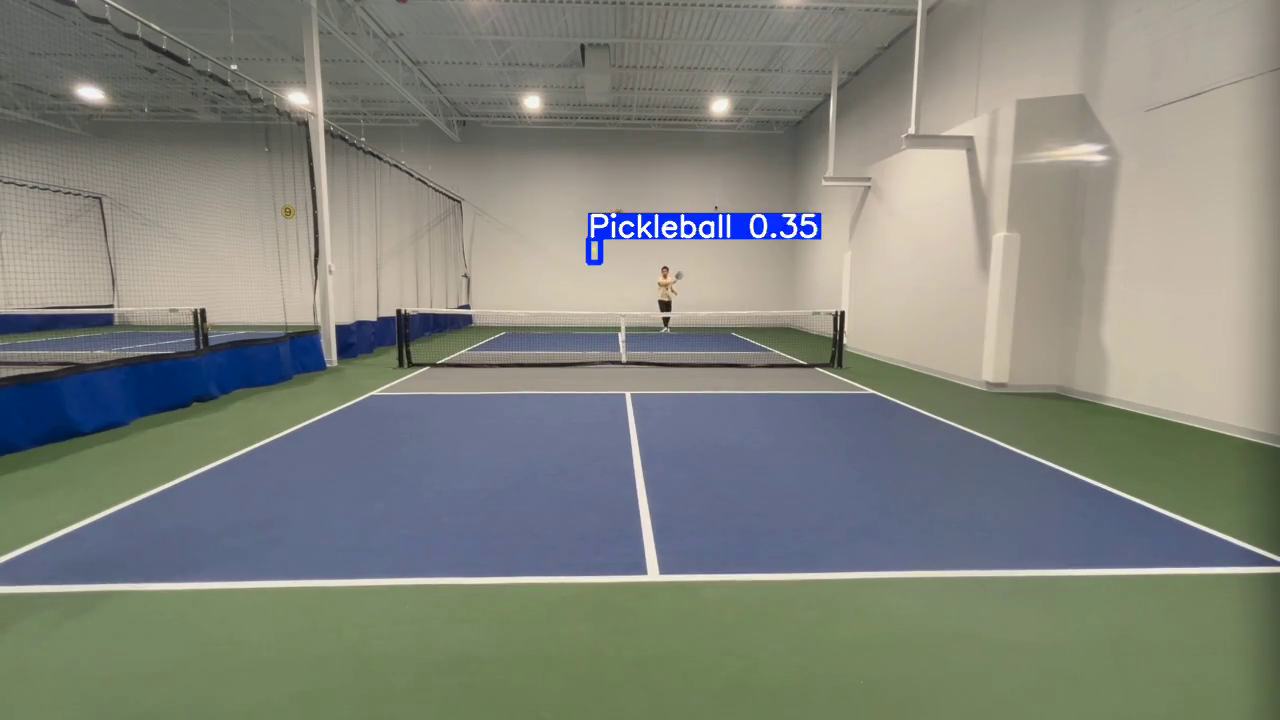
#> input picture frame 28 of runs/detect/track/test_clip.mp4, 1280 x 720 px, given in place of sample.mp4, which was not available
$ python aiVersion.py
#> lines starting #> are read from the running program, lines starting #| are printed output that depends on the picture; after the words box and inside, x2 and y2 are one past the last pixel; in counts of white or black regions, pixels touching at a corner belong together; pictures that were not available may be replaced by others from this repository, and a replacement may not be noted
#> further down, frame is the input picture: shape (720, 1280, 3); mean B, G, R 123.8, 132.1, 129.1
import cv2
import numpy as np

# -------------------------
# 1. Initialize components
# -------------------------

# Background subtractor
backsub = cv2.createBackgroundSubtractorKNN(
    history=500,
    dist2Threshold=400.0,
    detectShadows=False
)

# Kalman filter (constant velocity model)
def create_kalman():
    kf = cv2.KalmanFilter(4, 2)
    # state = [x, y, vx, vy]
    kf.transitionMatrix = np.array([[1,0,1,0],
                                    [0,1,0,1],
                                    [0,0,1,0],
                                    [0,0,0,1]], np.float32)
    kf.measurementMatrix = np.array([[1,0,0,0],
                                     [0,1,0,0]], np.float32)
    kf.processNoiseCov = np.eye(4, dtype=np.float32) * 0.03
    kf.measurementNoiseCov = np.eye(2, dtype=np.float32) * 0.5
    kf.errorCovPost = np.eye(4, dtype=np.float32)
    return kf

kf = create_kalman()
measurement = np.zeros((2,1), np.float32)

# ---------------------------------------
# 2. Helper — detect ball in a frame
# ---------------------------------------

def detect_ball(frame):
    # Convert to HSV
    hsv = cv2.cvtColor(frame, cv2.COLOR_BGR2HSV)
#> hsv: shape (720, 1280, 3); mean H, S, V 48, 53.9, 143

    # Typical tennis-ball yellow range
    lower_yellow = np.array([25, 60, 60])
    upper_yellow = np.array([40, 255, 255])
    mask_color = cv2.inRange(hsv, lower_yellow, upper_yellow)
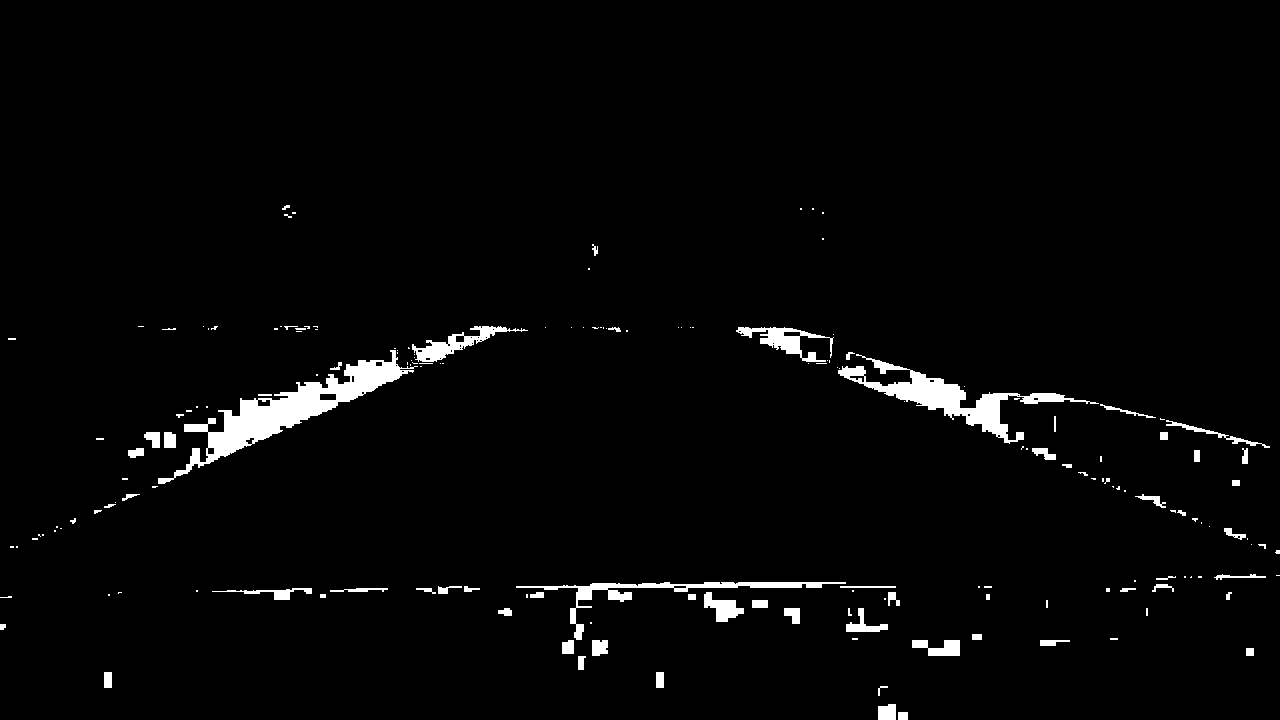
#> mask_color: shape (720, 1280); 2.5% white; 178 white regions (108 under 20 px), largest, box (x1, y1, x2, y2) and area: (158, 350, 418, 484) 6843, (838, 354, 1099, 444) 4477, (516, 582, 846, 640) 2123

    # Background subtraction
    fgmask = backsub.apply(frame, learningRate=0.002)
#> fgmask: shape (720, 1280); every value is 255

    # Combine color + motion
    combined = cv2.bitwise_and(mask_color, fgmask)

    # Morphological cleaning
    kernel = cv2.getStructuringElement(cv2.MORPH_ELLIPSE, (5,5))
    combined = cv2.morphologyEx(combined, cv2.MORPH_OPEN, kernel)
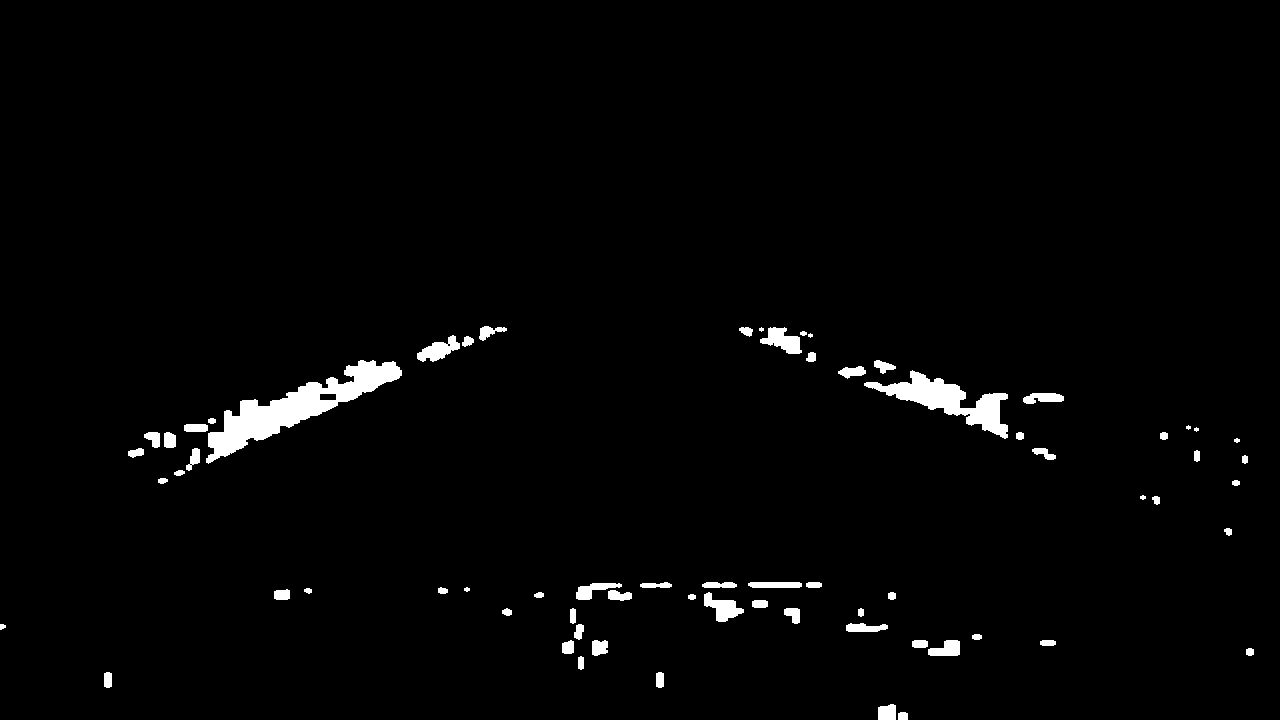
#> combined: shape (720, 1280); 2% white; 68 white regions (4 under 20 px), largest, box (x1, y1, x2, y2) and area: (206, 360, 402, 464) 5846, (864, 370, 1008, 439) 3225, (760, 327, 802, 354) 635
    combined = cv2.morphologyEx(combined, cv2.MORPH_CLOSE, kernel)
#> combined: shape (720, 1280); 2% white; 55 white regions (3 under 20 px)

    # Optional: blur to reduce noise
    combined = cv2.GaussianBlur(combined, (5,5), 0)

    # Find contours
    contours, _ = cv2.findContours(combined, cv2.RETR_EXTERNAL, cv2.CHAIN_APPROX_SIMPLE)
#> contours = 51 contours; largest, box (x1, y1, x2, y2) and area: (182, 358, 404, 466) 7555, (862, 368, 1010, 441) 4119, (700, 580, 746, 624) 1163, (757, 325, 815, 356) 1077, (415, 333, 476, 364) 1015

    best = None
    best_area = 0

    # Filter contours by expected size
    for cnt in contours:
        area = cv2.contourArea(cnt)
        if 20 < area < 2000:  # tune based on resolution
            (x,y), radius = cv2.minEnclosingCircle(cnt)
            if area > best_area:
                best_area = area
                best = (int(x), int(y), int(radius))
#> this loop made 51 passes
#> (area, x, y, radius, best_area, best) on passes 1, 6, 13, 23, 25: (440, 892.5, 712, 17.92, 440, (892, 712, 17)), (735.5, 935.5, 647.5, 26.88, 735.5, (935, 647, 26)), (755.5, 576.5, 638.5, 33.14, 755.5, (576, 638, 33)), (906, 603.5, 595, 29.92, 906, (603, 595, 29)), (1163, 722.5, 598, 27.61, 1163, (722, 598, 27))
#> after the loop, best_area = 1163

    return best, combined

# ---------------------------------------
# 3. Main tracking loop
# ---------------------------------------

cap = cv2.VideoCapture("samples/sample.mp4")

while True:
    ret, frame = cap.read()
    if not ret:
        break

    # Detect ball
    result, mask = detect_ball(frame)
#> result = (722, 598, 27)

    # Kalman prediction
    prediction = kf.predict()
    pred_x, pred_y = int(prediction[0]), int(prediction[1])

    if result is not None:
        x, y, r = result
#> x = 722; y = 598; r = 27

        # Measurement update
        measurement[0] = x
        measurement[1] = y
        kf.correct(measurement)

        # Draw detection
        cv2.circle(frame, (x,y), r, (0,255,0), 2)
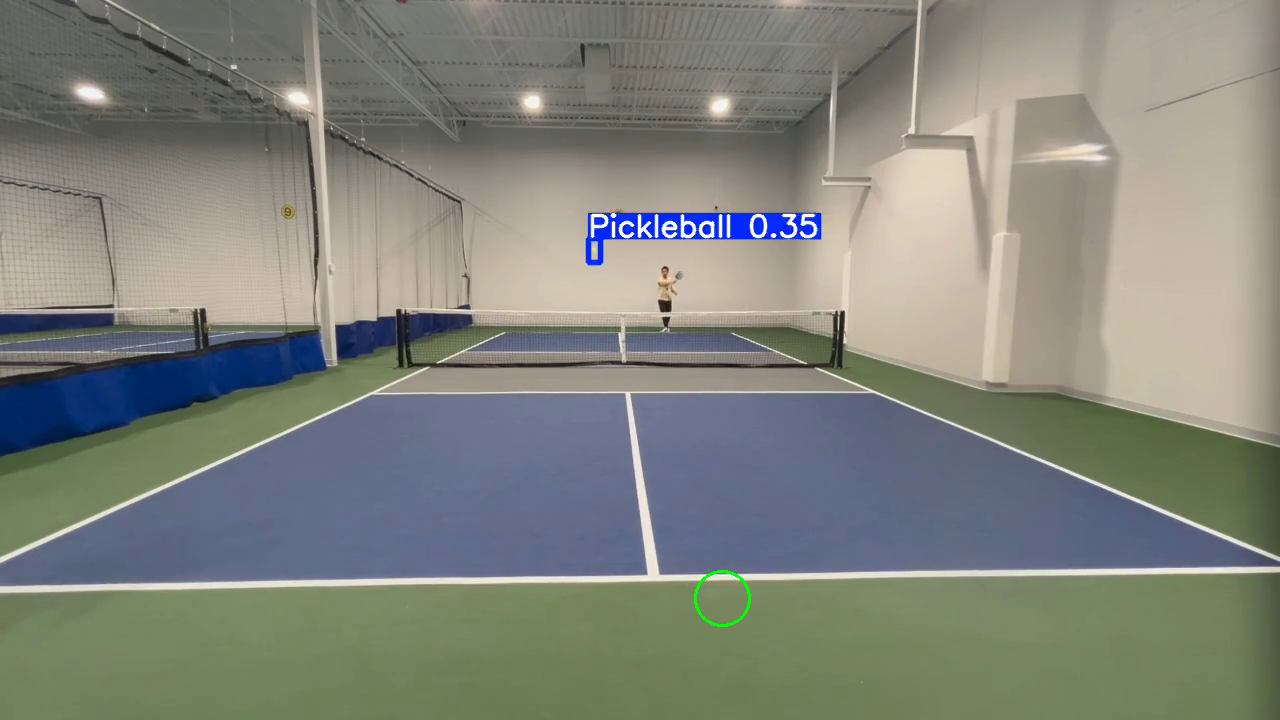
#> frame: shape (720, 1280, 3); 0.06% of pixels changed, all inside (x1, y1, x2, y2) = (694, 570, 751, 627)
        cv2.circle(frame, (x,y), 3, (0,255,0), -1)
#> frame: shape (720, 1280, 3); under 0.01% of pixels changed, all inside (x1, y1, x2, y2) = (719, 595, 726, 602)

    # Draw Kalman prediction (useful when ball is lost)
    cv2.circle(frame, (pred_x, pred_y), 5, (0,0,255), -1)
#> frame: shape (720, 1280, 3); mean B, G, R 123.8, 132.2, 129

    # Visual debug
    cv2.imshow("Frame", frame)
    cv2.imshow("Mask", mask)

    if cv2.waitKey(30) & 0xFF == ord('q'):
#> (key q is pressed here)
        break

cap.release()
cv2.destroyAllWindows()

$ run again, starting later in the video
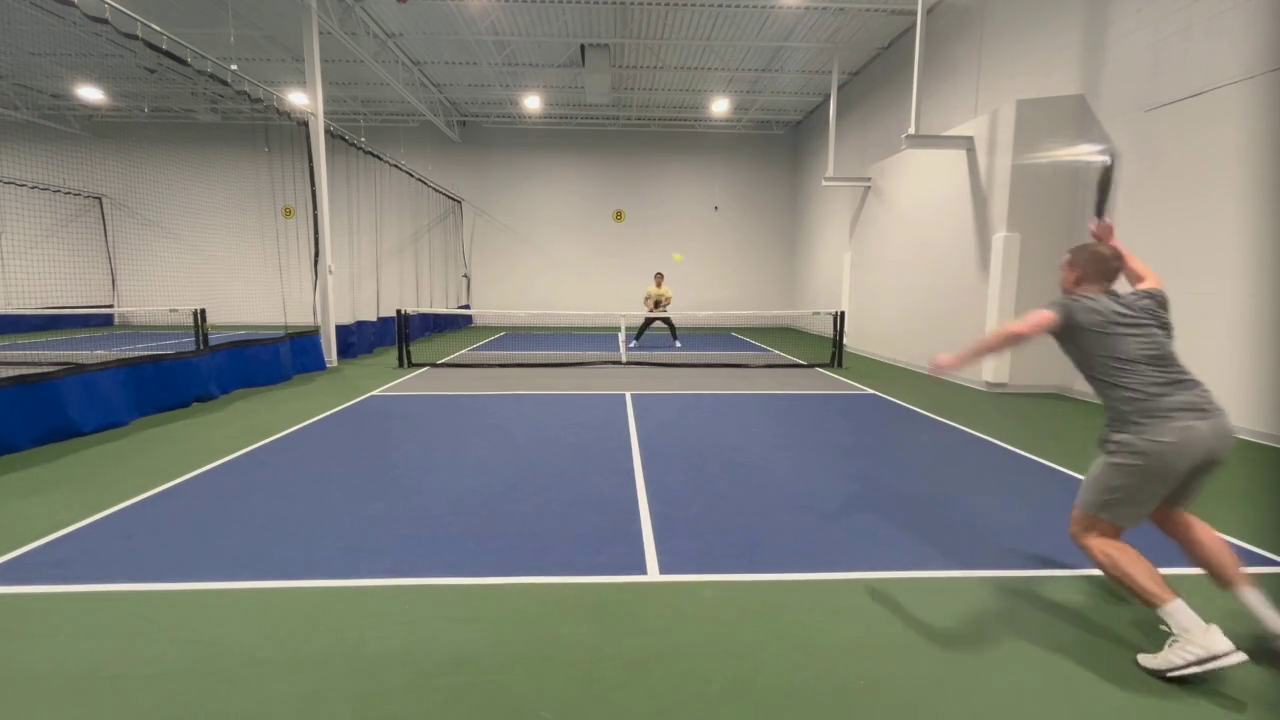
#> input picture frame 128 of runs/detect/track/test_clip.mp4, 1280 x 720 px, given in place of sample.mp4, which was not available
#> frame is the input picture: shape (720, 1280, 3); mean B, G, R 121.7, 130.6, 129.4
#> hsv: shape (720, 1280, 3); mean H, S, V 45.6, 52.9, 141.3
#> in detect_ball, `mask_color = cv2.inRange(hsv, lower_yellow, upper_yellow)`:
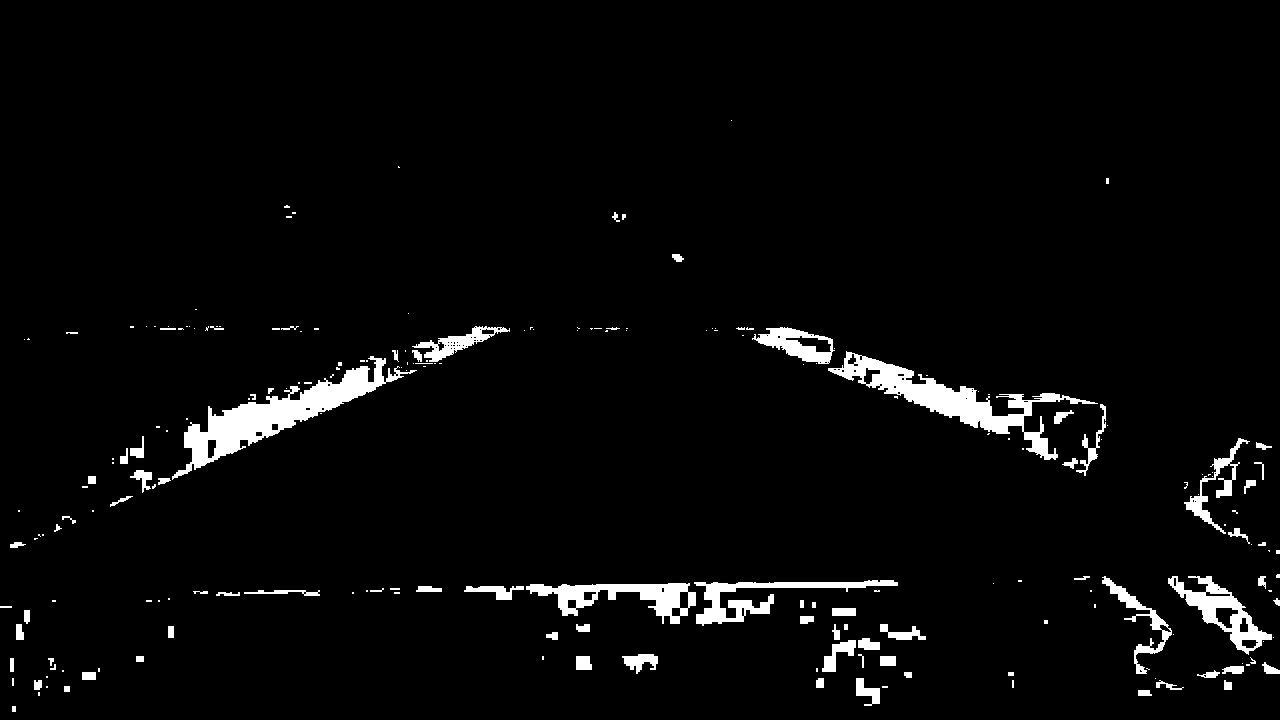
#> mask_color: shape (720, 1280); 3.6% white; 214 white regions (128 under 20 px), largest, box (x1, y1, x2, y2) and area: (172, 356, 417, 480) 6718, (828, 351, 1098, 460) 5753, (526, 583, 696, 624) 2824
#> fgmask: shape (720, 1280); every value is 255
#> contours = 57 contours; largest, box (x1, y1, x2, y2) and area: (174, 356, 400, 478) 7880, (832, 350, 1034, 436) 5884, (526, 581, 698, 626) 3903, (694, 578, 898, 627) 3452, (1166, 574, 1274, 655) 3132
#> the loop in detect_ball, `for cnt in contours:` made 57 passes
#> (area, x, y, radius, best_area, best) on passes 1, 5, 16, 18, 55: (129, 1143.5, 692.5, 8.28, 129, (1143, 692, 8)), (492, 867.5, 690.5, 19.09, 492, (867, 690, 19)), (535, 640.5, 660, 19.16, 535, (640, 660, 19)), (1099, 850.5, 656.5, 34.21, 1099, (850, 656, 34)), (1662, 794, 348.5, 40, 1662, (794, 348, 40))
#> after the loop in detect_ball, `for cnt in contours:`: best_area = 1662
#> result = (794, 348, 40)
#> `x, y, r = result`: x = 794; y = 348; r = 40
#> `cv2.circle(frame, (x,y), r, (0,255,0), 2)`:
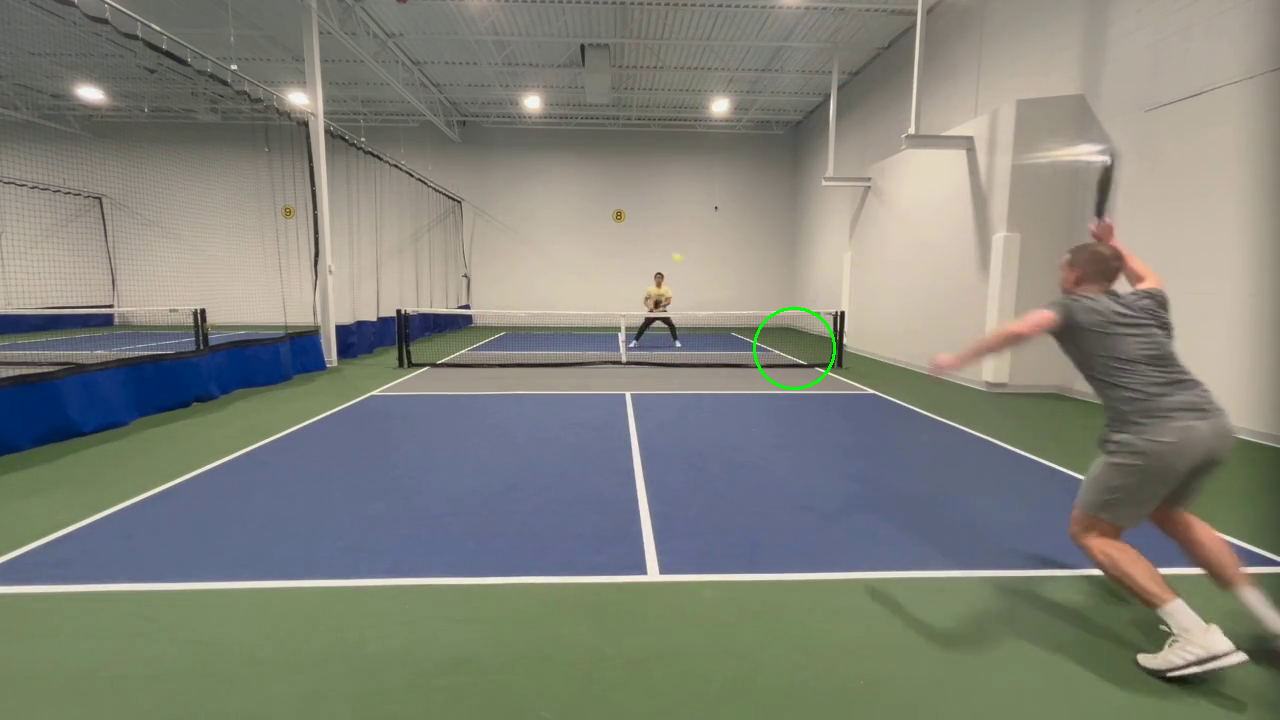
#> frame: shape (720, 1280, 3); 0.08% of pixels changed, all inside (x1, y1, x2, y2) = (753, 307, 836, 390)
